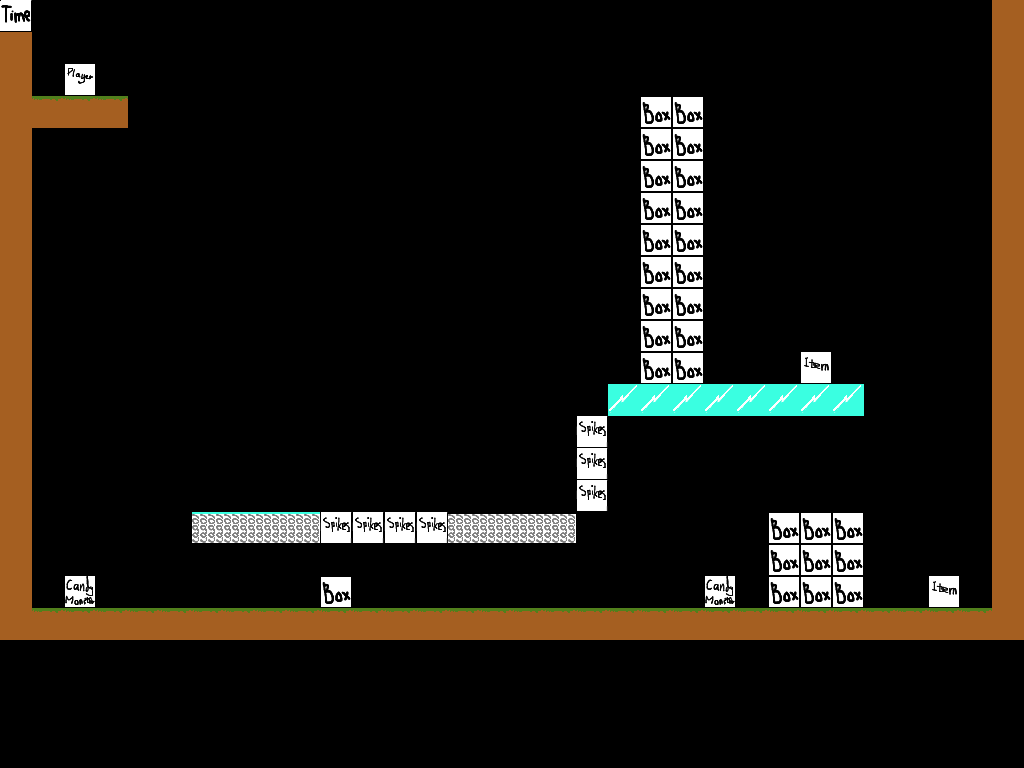

This is a level from a 2D game, rendered from its Tiled map with the project's own tilesets. A one-line summary and the map file follow, with tile-layer data summarised:
An orthogonal 32x24 tile map with 32x32 px tiles, 3 tile layers (solids, data, position).

<map version="1.0" orientation="orthogonal" width="32" height="24" tilewidth="32" tileheight="32">
 <tileset firstgid="1" name="rutor32x32" tilewidth="32" tileheight="32">
  <image source="rutor32x32.png" width="128" height="256" />
  <tile id="0">
   <properties>
    <property name="property" value="solidGround" />
   </properties>
  </tile>
  <tile id="1">
   <properties>
    <property name="property" value="solidGround" />
   </properties>
  </tile>
  <tile id="3">
   <properties>
    <property name="property" value="solidGround" />
   </properties>
  </tile>
  <tile id="4">
   <properties>
    <property name="property" value="spring" />
   </properties>
  </tile>
  <tile id="5">
   <properties>
    <property name="property" value="ice" />
   </properties>
  </tile>
  <tile id="7">
   <properties>
    <property name="property" value="moveableBox" />
   </properties>
  </tile>
  <tile id="8">
   <properties>
    <property name="property" value="iceSpring" />
   </properties>
  </tile>
  <tile id="27">
   <properties>
    <property name="time" value="60" />
   </properties>
  </tile>
  <tile id="28">
   <properties>
    <property name="property" value="candyMonster" />
   </properties>
  </tile>
  <tile id="29">
   <properties>
    <property name="property" value="item" />
   </properties>
  </tile>
  <tile id="30">
   <properties>
    <property name="property" value="player" />
   </properties>
  </tile>
  <tile id="31">
   <properties>
    <property name="property" value="spikes" />
   </properties>
  </tile>
 </tileset>
 <layer name="solids" width="32" height="24">
  <data>[768 cells, 217 non-empty, 6 distinct tile ids]</data>
 </layer>
 <layer name="data" width="32" height="24">
  <data>[768 cells, 1 non-empty, 1 distinct tile ids]</data>
 </layer>
 <layer name="position" width="32" height="24">
  <data>[768 cells, 40 non-empty, 5 distinct tile ids]</data>
 </layer>
</map>
